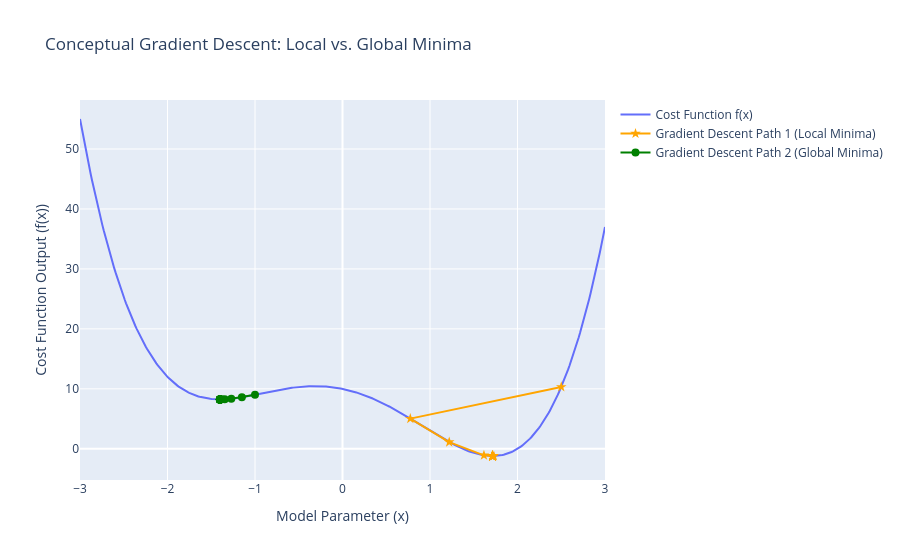

The notebook cell this image was saved under:
### Markdown cell above
## 11. Local Minima vs. Global Minima and Visual Representation of Gradient Descent

### Local Minima vs. Global Minima

In optimization problems, especially when training machine learning models, we aim to find the set of model parameters that minimize a cost (or loss) function.

*   **Global Minimum**: This is the point in the parameter space where the cost function has the absolute lowest value. It represents the optimal set of parameters for the model.
*   **Local Minimum**: This is a point in the parameter space where the cost function is lower than all its neighboring points, but it is not the lowest possible value across the entire space.

Many optimization algorithms, like Gradient Descent, are designed to find minima. However, if the cost function is non-convex (i.e., has multiple "dips" or valleys), gradient descent might get stuck in a local minimum instead of reaching the global minimum. This means the model might not achieve its best possible performance.

### Visual Representation of Gradient Descent

Gradient Descent is an iterative optimization algorithm used to minimize a function. It works by taking steps proportional to the negative of the gradient (or approximate gradient) of the function at the current point. The 'gradient' indicates the direction of the steepest ascent, so moving in the negative direction means moving towards the steepest descent.

For our classification models like Logistic Regression, Gradient Descent (or variants) is used to find the optimal weights that minimize the logistic loss function. Visualizing this directly on our high-dimensional dataset is challenging. Instead, let's illustrate the concept with a simple 2D function.

Imagine a hiker trying to get to the lowest point in a valley (the minimum loss). They can only see the immediate slope around them. Gradient Descent tells them to take a step in the steepest downhill direction.

### Code cell
logging.info("Illustrating Local Minima vs Global Minima and Gradient Descent concept.")

# --- Conceptual Visualization of Gradient Descent ---
# We'll use a simple 1D function to illustrate the concept.
# This is a conceptual example and not directly trained on the dataset.

def f(x):
    # A function with multiple local minima and one global minimum
    return x**4 - 5*x**2 - 3*x + 10

def gradient_f(x):
    # Derivative of f(x)
    return 4*x**3 - 10*x - 3

# Plotting the function
x_values = np.linspace(-3, 3, 400)
y_values = f(x_values)

fig = go.Figure()

fig.add_trace(go.Scatter(x=x_values, y=y_values, mode='lines', name='Cost Function f(x)'))

# Gradient Descent simulation
learning_rate = 0.05
iterations = 20
initial_x1 = 2.5 # Starting point 1
initial_x2 = -1.0 # Starting point 2

# Path 1
x_path1 = [initial_x1]
y_path1 = [f(initial_x1)]
for _ in range(iterations):
    grad = gradient_f(x_path1[-1])
    new_x = x_path1[-1] - learning_rate * grad
    x_path1.append(new_x)
    y_path1.append(f(new_x))

# Path 2
x_path2 = [initial_x2]
y_path2 = [f(initial_x2)]
for _ in range(iterations):
    grad = gradient_f(x_path2[-1])
    new_x = x_path2[-1] - learning_rate * grad
    x_path2.append(new_x)
    y_path2.append(f(new_x))

fig.add_trace(go.Scatter(x=x_path1, y=y_path1, mode='lines+markers', name='Gradient Descent Path 1 (Local Minima)',
                         marker=dict(symbol='star', size=8, color='orange')))
fig.add_trace(go.Scatter(x=x_path2, y=y_path2, mode='lines+markers', name='Gradient Descent Path 2 (Global Minima)',
                         marker=dict(symbol='circle', size=8, color='green')))

fig.update_layout(title='Conceptual Gradient Descent: Local vs. Global Minima',
                  xaxis_title='Model Parameter (x)',
                  yaxis_title='Cost Function Output (f(x))')
fig.show()
logging.info("Displayed conceptual Gradient Descent visualization.")

# Explanation of the plot
# The orange path demonstrates Gradient Descent starting from `x=2.5`. It quickly converges to a local minimum around `x=2`.
# The green path demonstrates Gradient Descent starting from `x=-1.0`. It converges to the global minimum around `x=-2.2`.
# This visualization shows that the starting point (initial parameters) and the landscape of the cost function determine whether Gradient Descent finds a local or global minimum. In more complex ML models, the parameter space is much higher dimensional, but the principle remains the same.

### Figure 1 — Plotly figure (JSON) as saved in the notebook; plotly's stock layout.template omitted (floating-point values rounded to 4 significant figures; data arrays with more than 128 entries replaced by an {"elided": "..."} marker saying what was removed)
{"data": [{"mode": "lines", "name": "Cost Function f(x)", "type": "scatter", "x": {"elided": "400 float values"}, "y": {"elided": "400 float values"}}, {"marker": {"color": "orange", "size": 8, "symbol": "star"}, "mode": "lines+markers", "name": "Gradient Descent Path 1 (Local Minima)", "type": "scatter", "x": [2.5, 0.775, 1.219, 1.616, 1.73, 1.709, 1.715, 1.714, 1.714, 1.714, 1.714, 1.714, 1.714, 1.714, 1.714, 1.714, 1.714, 1.714, 1.714, 1.714, 1.714], "y": [10.31, 5.033, 1.118, -1.087, -1.197, -1.2, -1.2, -1.2, -1.2, -1.2, -1.2, -1.2, -1.2, -1.2, -1.2, -1.2, -1.2, -1.2, -1.2, -1.2, -1.2]}, {"marker": {"color": "green", "size": 8, "symbol": "circle"}, "mode": "lines+markers", "name": "Gradient Descent Path 2 (Global Minima)", "type": "scatter", "x": [-1, -1.15, -1.271, -1.346, -1.381, -1.395, -1.399, -1.401, -1.402, -1.402, -1.402, -1.402, -1.402, -1.402, -1.402, -1.402, -1.402, -1.402, -1.402, -1.402, -1.402], "y": [9, 8.587, 8.346, 8.262, 8.244, 8.242, 8.242, 8.242, 8.242, 8.242, 8.242, 8.242, 8.242, 8.242, 8.242, 8.242, 8.242, 8.242, 8.242, 8.242, 8.242]}], "layout": {"title": {"text": "Conceptual Gradient Descent: Local vs. Global Minima"}, "xaxis": {"title": {"text": "Model Parameter (x)"}}, "yaxis": {"title": {"text": "Cost Function Output (f(x))"}}}}
